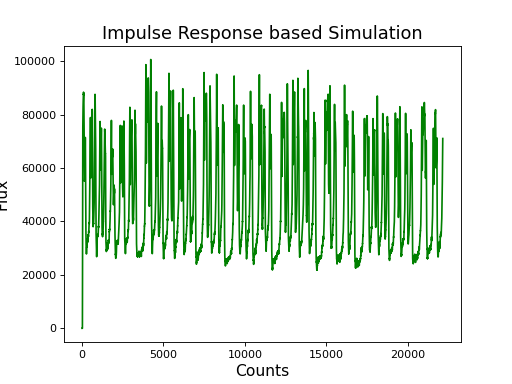

Generate this figure with Python:
from matplotlib import rcParams
rcParams['font.family'] = 'sans-serif'
rcParams['font.sans-serif'] = ['Tahoma']

import matplotlib.pyplot as plt
from stingray import sampledata
from stingray.simulator import simulator

# Obtain a sample light curve
lc = sampledata.sample_data().counts
# Instantiate simulator object
sim = simulator.Simulator(N=1024, mean=0.5, dt=0.125)
# Obtain an artificial impulse response
ir = sim.relativistic_ir()
# Simulate
lc_new = sim.simulate(lc, ir)

plt.plot(lc_new.counts, 'g')
plt.title('Impulse Response based Simulation', fontsize='16')
plt.xlabel('Counts', fontsize='14')
plt.ylabel('Flux', fontsize='14')
plt.show()
